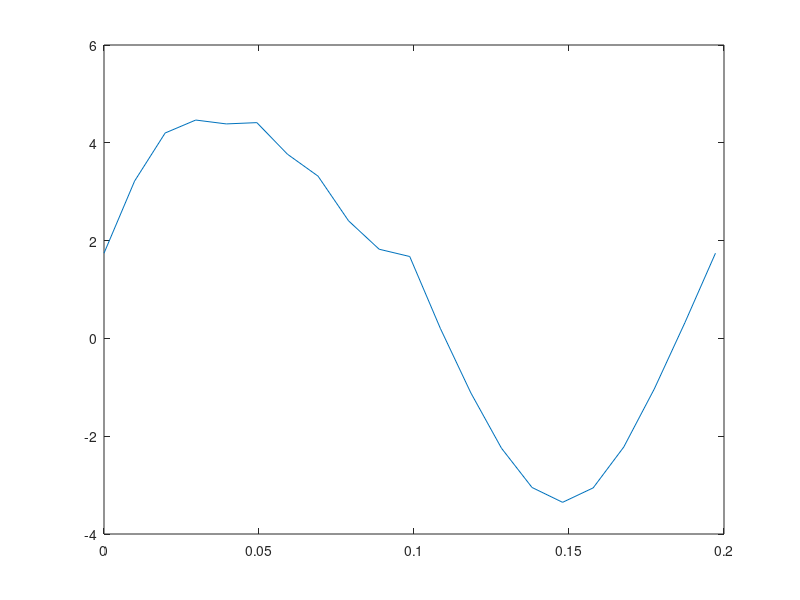

Source code (MATLAB): (Note: this script raises an error after producing the figure.)
clc
clear all

%%%%%%%%%%%%%%%%%%%%%%INPUTS%%%%%%%%%%%%%%%%%%%%%%
WbyS = 20; %in N/m2 13
S = 0.10859754; %0.02584;%in m2
U = 8.5; % forward velocity (m/s)
st = 0.26; %(f*2*sin(gamma)*(wingspan/2))/U % 0.294689103
theta_a=deg2rad(5.5); % pitching angle of flapping angle with respect to U(rad)
%%%%%%%%%%%%%%%%%%%%%%%%%%%%%%%%%%%%%%%%%%%%%%%%%%
beta=-10:0.82021:10; % deg/meter (1 to 6.096 in intervals of 0.25) deg per feet 56.21621622
    
    g=9.830590516507780; %9.80665; Hassanalian paper  lat and height 
    eta=0.98; % leading edge suction efficiency
    rho= 1.1033; % density of air(kg/m3) at 500m
    mew=1.8458*10^-5; % (coefficient of viscocity(Ns/m2) or in (kg/ms)) at 500m
    W = WbyS*S; % in newton
    Wg = W/g % in kg
    
    aspectratio=8.28;
    wingspan = sqrt(aspectratio*S)
    MAC = wingspan/aspectratio;
    dy=wingspan/20;%section width
    ddy=dy*10;
    
%     gamma = deg2rad(60/2); %gamma by 2 not gamma
    f=1.34*(Wg^(3/8))*(g^(1/2))*(wingspan^(-23/24))*(S^(-1/3))*(rho^(-3/8)) %7.11; % flapping frequency (Hz) (0.3*U)/(wingspan*sin(gamma)) 
    gamma = asin((st*U)/(f*wingspan)) %gamma by 2 not gamma
    disp(rad2deg(gamma*2))
    
    alphastall=deg2rad(13);
    Cmac=0.025;
    alpha_o=deg2rad(0.5);

    span = {};
    c = {};
    for x=0:0.0841:0.37653
        y_1 = 3.3571*x^2 - 2.0751*x + 1.8217;
        c = [c, y_1*MAC];
        span = [span, x*(wingspan/2)];
    end
    for x=0.37653:0.0841:0.75131
        y_2 = 2.875*x^3 - 3.8143*x^2 + 0.5437*x + 1.6983;
        c = [c, y_2*MAC];
        span = [span, x*(wingspan/2)];
    end
    for x=0.75131:0.0841:1
        y_3 = -37.92*x^3 + 104.44*x^2 - 99.838*x + 33.316;
        c = [c, y_3*MAC];
        span = [span, x*(wingspan/2)];
    end
    %c = [c, 0*MAC];
    %span = [span, (wingspan/2)];
    
    
    % span = [0 0.0195423 0.0382702 0.0578125 0.0773548 0.0960827 0.115625 0.135167 0.153895 0.173438 0.19298 0.211708 0.23125];
    % c = [0.1018852 0.0937705 0.087459 0.0847541 0.0838525 0.0829508 0.0766394 0.0721311 0.0685245 0.0658196 0.0405738 0.02073766 0];

    dt=1/(20*f); %time interval

    for z=1:length(beta)
        theta_o=deg2rad(beta(z)); %=1 pitching motion amplitude(rad/feet)
        xcount = 0;
        
        for x = 1:1:12
            o=((pi*f*c{x})/U); % reduced frequency
            tcount = 0;
            count=1;
            xcount = xcount+1;
            for t = 0:dt:1/f
                tcount = tcount+1;
                dihedral=gamma*cos(2*pi*f*t);
                theta=-(theta_o*span{x}*sin(2*pi*f*t))+theta_a;
                h=-gamma*span{x}*cos(2*pi*f*t);
                hdot=gamma*span{x}*sin(2*pi*f*t)*2*pi*f;
                hdoubledot=-((2*pi*f)^2)*h;
                thetadot=-theta_o*span{x}*cos(2*pi*f*t)*2*pi*f;
                thetadoubledot=theta_o*span{x}*sin(2*pi*f*t)*2*pi*f*2*pi*f;
                Vpitch=0.75*c{x}*thetadot;
                Vplunge=hdot*cos(theta-theta_a);
                Downwardvelocity=U*(theta-theta_a);
                Vpitchdot=0.75*c{x}*thetadoubledot;
                Vplungedot=-hdot*sin(theta-theta_a)*thetadot+hdoubledot*cos(theta-theta_a);
                Downwardvelocitydot=U*thetadot;
                temp(x,count)=(Vpitch+Vplunge+Downwardvelocity)/U;
                alpha=(temp(x,count));
                angle(x,count)= (((Vpitchdot+Vplungedot+Downwardvelocitydot)/U))*180/pi;
                alphadot=(Vpitchdot+Vplungedot+Downwardvelocitydot)/U;
                AR=aspectratio;
                C1=(0.5*AR)/(2.32+AR);
                C2=(0.181)+(0.772/AR);
                F=1-((C1*o^2)/(o^2+C2^2));
                G=-((C1*C2*o)/(o^2+C2^2));
                C=(F^2+G^2)^0.5;
                w=(U*2*(alpha_o+theta_a))/(2+AR);
                alphap=((AR/(2+AR))*(F*alpha+(c{x}/(2*U))*(G/o)*alphadot))-w/U;%%%%%%%%%
                alpharr(xcount,tcount) = alphap;
                b=(U*alphadot)-(0.25*c{x}*thetadoubledot);
                Vx=(U*cos(theta))-(hdot*sin(theta-theta_a));
                % velocityx(x,count)=U*cos(theta)-hdot*sin(theta-theta_a);
                tempp(x,count)=(((alphap+theta_a-(0.75*c{x}*thetadot/U))))*180/pi;
                if (alphap+theta_a-((0.75*c{x}*thetadot)/U)) >= alphastall
                    Vn=hdot*cos(theta-theta_a)+0.5*c{x}*thetadot+U*sin(theta);
                    Vs=sqrt((Vx^2+Vn^2));
                    dNc(x,count)=(1.98*Vs*Vn*c{x}*rho*dy)/2;
                    dNa(x,count)=(rho*pi*c{x}^2*dy*b)/8;
                    dDf(x,count)=0;
                    dTs(x,count)=0;
                    dDcamb(x,count)=0;
                    dPin(x,count)=(dNc(x,count)+dNa(x,count))*(hdot*cos(theta-theta_a)+0.5*c{x}*thetadot);
                    dL(x,count)=((dNa(x,count)+dNc(x,count))*cos(theta))+((dTs(x,count)-dDf(x,count)-dDcamb(x,count))*sin(theta))*cos(dihedral);
                    dT(x,count)= ((dTs(x,count)-dDf(x,count)-dDcamb(x,count))*cos(theta))-((dNa(x,count)+dNc(x,count))*sin(theta));
                else
                    Vy=(U*(alphap+theta_a))-(0.5*c{x}*thetadot);
                    % velocityy(x,count)=U*(alphap+theta_a)-0.5*c(x)*thetadot;
                    V=sqrt((Vx)^2+(Vy)^2);
                    dDcamb(x,count)=-2*pi*alpha_o*(alphap+theta_a)*rho*U*V*c{x}*dy*0.5;
                    dNc(x,count)=rho*U*V*pi*(alphap+theta_a+alpha_o)*dy*c{x};
                    %circulatory normal force
                    dNa(x,count)=(rho*pi*(c{x}^2)*b*dy)/4; %normal force due to apparent mass effect
                    dTs(x,count)=eta*2*pi*((alphap+theta_a-((0.25*c{x}*thetadot)/U))^2)*rho*U*(V/2).*dy*c{x}; %leading edge suction force
                    re=(rho*U*c{x})/(mew);
                    Cdf(x,count)=0.89/((log10(re))^2.58);
                    dDf(x,count)=Cdf(x,count)*rho*((Vx)^2)*c{x}*dy*0.5; %friction drag
                    dFx=(dTs(x,count)-dDcamb(x,count)-dDf(x,count));
                    dN=((dNa(x,count)+dNc(x,count)));
                    dL(x,count)=(dN*cos(theta)+dFx*sin(theta))*cos(dihedral);
                    dT(x,count)= (dFx*cos(theta))-(dN*sin(theta));
                    dM=-(((rho*pi*(c{x}^3)*thetadot*U)/16)+(rho*pi*(c{x}^4)*thetadoubledot)/128)*dy;
                    dmac=Cmac*rho*dy*(c{x}.^2)*U*V*0.5;
                    dPin(x,count)=((dFx)*hdot*sin(theta-theta_a))+((dN)*(hdot*cos(theta-theta_a)+(0.25*c{x}*thetadot)))+(0.25*c{x}*thetadot*dNa(x,count))-((dM+dmac)*thetadot);
                end
                time(count)=t;
                count=count+1;
            end
        end
        avglift=0;
        avgthrust=0;
        avgpower=0;
        for i=1:count-1
            lift(i)=0;
            thrust(i)=0;
            power(i)=0;
        end
        for i=1:count-1
            for k=1:x
                lift(i)=lift(i)+dL(k,i);
                thrust(i)=thrust(i)+dT(k,i);
                power(i)=power(i)+dPin(k,i);
            end
            avglift=avglift+lift(i)*dt;
            avgthrust=avgthrust+thrust(i)*dt;
            avgpower=avgpower+power(i)*dt;
        end
        if beta(z)==-10
            timebeta10=time;
            liftbeta10=lift;
            plot(timebeta10,liftbeta10)
        end
        avgliftt(z)=avglift*f;
        avgthrustt(z)=avgthrust*f;
        averagepowerinput(z)=avgpower*f;
        efficiency(z)=(avgthrustt(z)*U)/averagepowerinput(z);
    end

fig1 = figure
left_color = [0.6350 0.0780 0.1840];
right_color = [0 0.4470 0.7410];
set(fig1,'defaultAxesColorOrder',[left_color; right_color]);
yyaxis left
plot(beta,2*averagepowerinput,'linewidth',0.75)%,'color', '#A2142F', 'linewidth',1)
ylabel('Average input power (in W)')
yyaxis right
plot(beta,efficiency)%,'color', '#77AC30', 'linewidth',1)
ylabel('Propulsive efficiency','linewidth',0.75)
xlabel('\beta in deg/metre')

fig2 = figure
left_color = [0.8500 0.3250 0.0980];
right_color = [0.4940 0.1840 0.5560];
set(fig2,'defaultAxesColorOrder',[left_color; right_color]);
yyaxis left
plot(beta,2*avgthrustt,'linewidth',0.75)
ylabel('Average thrust (in N)')
yyaxis right
plot(beta,2*avgliftt,'linewidth',0.75)
ylabel('Average lift (in N)')
xlabel('\beta in (deg/metre)')